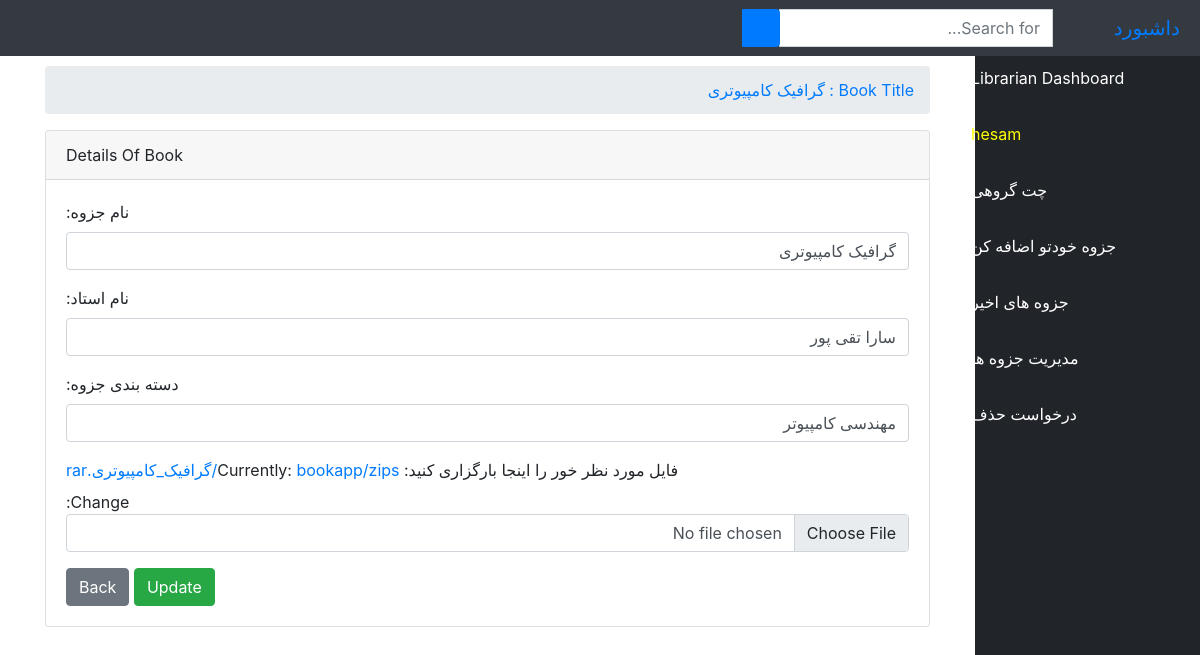
Screenshot of /lebook/19 (signed in) with the database file from the repository.
### bookstore/models.py (models this page shows, shortened)
class User(AbstractUser):
    is_admin = models.BooleanField(default=False)
    is_publisher = models.BooleanField(default=False)
    is_librarian = models.BooleanField(default=False)
    class Meta:
        swappable = 'AUTH_USER_MODEL'

class Book(models.Model):
    title = models.CharField(max_length=100)
    author = models.CharField(max_length=100)
    uploaded_by = models.CharField(max_length=100, null=True, blank=True)
    user_id = models.CharField(max_length=100, null=True, blank=True)
    pdf = models.FileField(upload_to='bookapp/zips/')
    category = models.ForeignKey(Category, on_delete=models.SET_NULL, null=True)

### bookstore/views.py (the view)
# urls.py: path('lebook/<int:pk>', views.LEditView.as_view(), name='lebook'),
class LEditView(LoginRequiredMixin, UpdateView):
    model = Book
    form_class = BookForm
    template_name = 'librarian/edit_book.html'
    success_url = reverse_lazy('lmbook')
    success_message = 'Data was updated successfully'

### bookstore/forms.py
class BookForm(forms.ModelForm):
    class Meta:
        model = Book
        fields = ('title', 'author', 'category', 'pdf')
        labels = {
            'title': 'نام جزوه',
            'author': 'نام استاد',
            'category': 'دسته بندی جزوه',
            'pdf': 'فایل مورد نظر خور را اینجا بارگزاری کنید',
        }
        widgets = {
            'title': forms.TextInput(attrs={'class':'form-control'}),
            'author': forms.TextInput(attrs={'class':'form-control'}),
            'category': forms.Select(attrs={'class':'form-control'}),
            'pdf': forms.ClearableFileInput(attrs={'class': 'form-control'}),
        }

### bookstore/models.py (called while the page is built)
    def __str__(self):
        return self.name

### bookstore/templates/librarian/edit_book.html (shortened to what this page needs)
{% extends 'librarian/base.html' %}
{% load static %}
{% block body %}
<div class="container-fluid">
        <div class="row">
          <div class="col-12 mb-3">
          <div class="col-12 mb-3">
              <div id="content-wrapper">
        <div class="container-fluid">
            <ol class="breadcrumb">
                <li class="breadcrumb-item">
                    <a href="">Book Title : {{ object.title }} </a>
            </ol>
            <div class="card mb-3">
                <div class="card-header">
                    <i class="fas fa-table text-warning"></i>
                    Details Of Book
                </div>
                <div class="card-body">
    <div class="row">
        <div class="col-12">
            <form method="post">
                {% for field in form %}
                    <div class="form-group">
                        {{ field.label_tag }}
                        {{ field }}
                    </div>
                {% endfor %}
                <input type="submit" {% if request.path == '/new' %} value="Add" {% else %} value="Update" {% endif %} class="btn btn-success"/>
                <a href="{% url 'lmbook' %}"><button type="button" class="btn btn-secondary">Back</button></a>
            </form>
        </div>
    </div>
          </div>
        </div>
      </div>
    </div>
{% endblock %}

### bookstore/templates/librarian/base.html (shortened to what this page needs)
{% load static %}
<!DOCTYPE html>
<html lang="ar" dir="rtl">
<head>
    <link rel="stylesheet" href="https://cdn.jsdelivr.net/npm/bootstrap@5.0.2/dist/css/bootstrap.rtl.min.css"
>
    {% load static %}
    <link href="{% static 'vendor/fontawesome-free/css/all.min.css' %}" rel="stylesheet" type="text/css">
       <link rel="stylesheet" href="{% static 'assets/css/bootstrap.min.css' %}">
      <link rel="stylesheet" href="{% static 'assets/fonts/font-awesome-4.7.0/css/font-awesome.min.css' %}">
    <link href="{% static 'vendor/datatables/dataTables.bootstrap4.css' %}" rel="stylesheet">
    <link rel="stylesheet" type="text/css" href="{% static 'css/master.css' %}">
    <link href="{% static 'css/sb-admin.css' %}" rel="stylesheet">
</head>
<body id="page-top">
<nav class="navbar navbar-expand navbar-dark bg-dark fixed-top">
    <a class="navbar-brand mr-1 text-primary" href="">داشبورد</a>
    <button class="btn btn-link btn-sm text-white order-1 order-sm-0" id="sidebarToggle" href="#">
        <i class="fas fa-bars"></i>
    </button>
      <form class="d-none d-md-inline-block form-inline ml-auto mr-0 mr-md-3 my-2 my-md-0" action="{% url 'lsearch' %}">
        <div class="input-group">
            <input type="text" class="form-control" name="query" placeholder="Search for..." aria-label="Search" aria-describedby="basic-addon2">
            <div class="input-group-append">
                <button class="btn btn-primary" type="submit">
                    <i class="fas fa-search"></i>
                </button>
            </div>
        </div>
    </form>
    <ul class="navbar-nav ml-auto ml-md-0">
        <li class="nav-item dropdown no-arrow">
            <a class="nav-link dropdown-toggle" href="#" id="userDropdown" role="button" data-toggle="dropdown" aria-haspopup="true" aria-expanded="false">
                <i class="fas fa-user-circle fa-fw text-primary"></i>
            </a>
        </li>
    </ul>
</nav>
<div id="wrapper" style="padding-top: 50px">
<ul class="sidebar navbar-nav">
    <li class="nav-item active">
        <a class="nav-link" href="{% url 'librarian' %}">
            <i class="fas fa-fw fa-tachometer-alt"></i>
            <span>Librarian Dashboard</span>
        </a>
    </li>
    <li class="nav-item active">
        <a class="nav-link" href="">
            <i class="fas fa-user-circle fa-fw text-warning"></i>
            <span style="color: yellow">{{ user.username }}</span>
        </a>
    </li>
      <li class="nav-item">
        <a class="nav-link" href="{% url 'llchat' %}">
            <i class="fas fa-book text-primary"></i>
            <span style="color: white">چت گروهی</span>
        </a>
    </li>
        <li class="nav-item">
        <a class="nav-link" href="{% url 'labook_form' %}">
            <i class="fas fa-book text-primary"></i>
            <span style="color: white">جزوه خودتو اضافه کن</span>
        </a>
    </li>
    <li class="nav-item">
        <a class="nav-link" href="{% url 'llbook' %}">
            <i class="fas fa-book text-primary"></i>
            <span style="color: white">جزوه های اخیر</span>
        </a>
    </li>
      <li class="nav-item">
        <a class="nav-link" href="{% url 'lmbook' %}">
            <i class="fas fa-book text-primary"></i>
            <span style="color: white">مدیریت جزوه ها</span>
        </a>
    </li>
     <li class="nav-item">
        <a class="nav-link" href="{% url 'ldrequest' %}">
            <i class="fas fa-book text-primary"></i>
            <span style="color: white">درخواست حذف</span>
        </a>
    </li>
</ul>
    {% block body %}{% endblock %}
</div>

### static/css/master.css (style rules this page uses)
html { scroll-behavior: smooth; }
li { list-style-type: none; }
.navbar { display: flex; flex-direction: row; justify-content: space-between; padding: 20px; background-color: #333; position: fixed; width: 100%; }
.navbar-brand { color: #00a1ff; font-size: 24px; text-decoration: none; }
.nav-item { list-style-type: none; }
.nav-link { color: #fff; text-decoration: none; margin-right: 20px; }

### bookstore/templates/librarian/base.html (style rules this page uses)
body { display: flex; flex-direction: column; min-height: 100vh; }

### rows the page displays
User: username "hesam"
Book: title "گرافیک کامپیوتری", form "گرافیک کامپیوتری" "سارا تقی پور" "مهندسی کامپیوتر"

### other values shown
{{ field.label_tag }} "نام جزوه:" "نام استاد:" "دسته بندی جزوه:" "فایل مورد نظر خور را اینجا بارگزاری کنید:"
